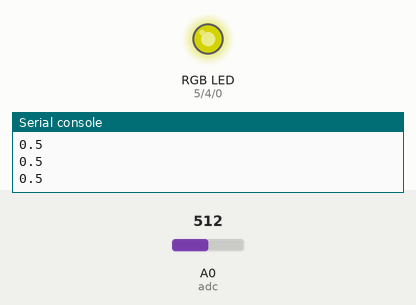
Recording of a program running on a simulated ESP8266 board running MicroPython. Parts: an RGB LED mixed from three pins (HIGH = lit), the last lines printed to the serial console. The inputs (shaded band) are chosen by the test bench; at power-on: A0 (adc) = 512 (analog values on the 0–1023 scale). Dim RGB values are drawn brighter than linear.

Above: at 1.2 s.
1.3 s: A0 (adc) set to 716
At 1.8 s:
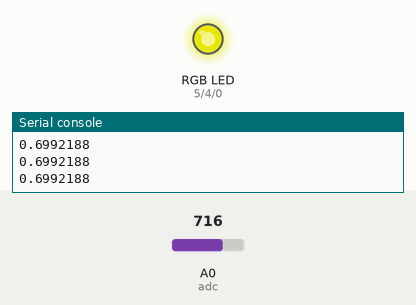
2.8 s: A0 (adc) set to 900
At 3.9 s:
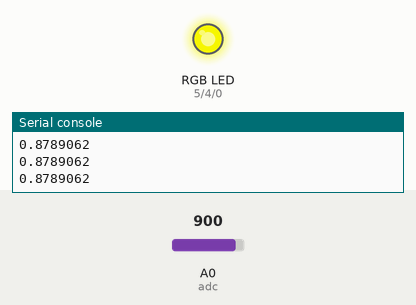
4.3 s: A0 (adc) set to 122
At 5.1 s:
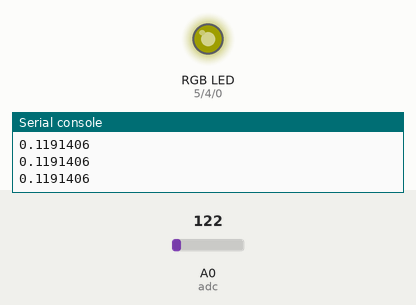
5.8 s: A0 (adc) set to 0
At 6.3 s:
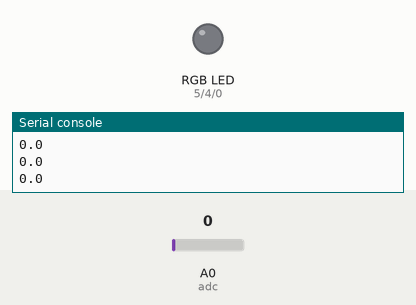
7.3 s: A0 (adc) set to 511
At 7.6 s:
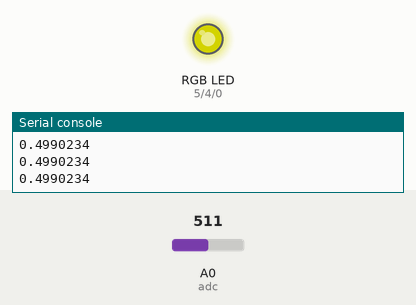
Timing chart, 0 to 9.8 s (numbered marks = the images above; inputs shaded):
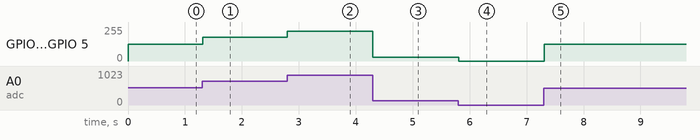

Measured:
- after the input at 1.3 s, GPIO 4 (led_green_pin), GPIO 5 (led_red_pin): 127/255 → 178/255 at once
- after the input at 2.8 s, GPIO 4 (led_green_pin), GPIO 5 (led_red_pin): 178/255 → 224/255 at once
- after the input at 4.3 s, GPIO 4 (led_green_pin), GPIO 5 (led_red_pin): 224/255 → 30/255 at once
- after the input at 5.8 s, GPIO 4 (led_green_pin), GPIO 5 (led_red_pin): 30/255 → 0/255 at once
- after the input at 7.3 s, GPIO 4 (led_green_pin), GPIO 5 (led_red_pin): 0/255 → 127/255 at once

The program:

main.py
```python
"""
  @date 2021/1/30 下午4:18
"""
__author__ = 'ilmostro'

import time

import machine
from machine import PWM
from machine import Pin

adc = machine.ADC(0)

led_red_pin = Pin(5)
led_green_pin = Pin(4)
led_blue_pin = Pin(0)

led_red = PWM(led_red_pin, freq=1000)
led_green = PWM(led_green_pin, freq=1000)
led_blue = PWM(led_blue_pin, freq=1000)


def rgb_light(red, green, blue, brightness):
    pwm_red = led_red.duty(int(red / 255 * brightness * 1023))
    pwm_green = led_green.duty(int(green / 255 * brightness * 1023))
    pwm_blue = led_blue.duty(int(blue / 255 * brightness * 1023))


rgb_light(255, 255, 0, 1)

while True:
    brightness_temp = adc.read() / 1024
    print(brightness_temp)
    rgb_light(255, 255, 0, brightness_temp)
    time.sleep(0.01)
```
